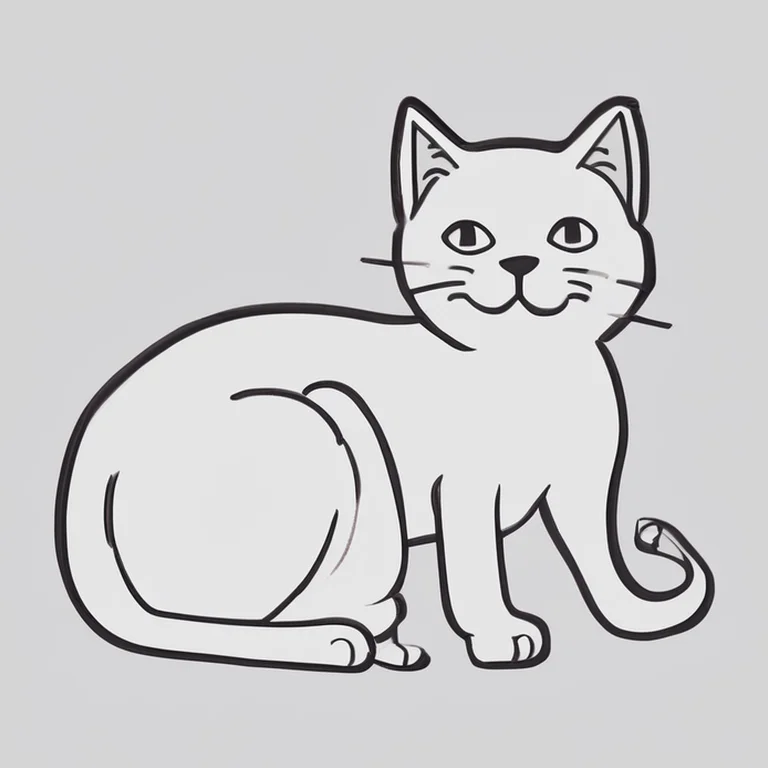
#> input picture e2e8/photo-02-cat-medium/candidate-0.webp, 768 x 768 px
$ python -i strays.py   (imports and definitions only)
#> lines starting #> are read from the running program, lines starting #| are printed output that depends on the picture; after the words box and inside, x2 and y2 are one past the last pixel; in counts of white or black regions, pixels touching at a corner belong together
"""Removes marks that are not part of the subject from a generated drawing, and spots a subject cut off at the
edge. No GPU needed.

SDXL-Lightning often draws more than the subject, and each extra mark would become a stroke the user has to copy
(and on the reference it looks like a mistake). Three kinds are removed, in this order:

1. Background rings: a big circle (or a few arcs of one) drawn behind the subject, like a badge. Each separate
   piece of ink that is a smooth arc of a big circle (radius at least RING_MIN_RADIUS) is fitted with a circle;
   the arc goes, and so does any other ink lying on that circle outside the subject (where the ring touches the
   subject, it joins the subject's own piece of ink).
2. Ground lines: thin, flat dashes under the subject (a floor, a shadow, speed lines under a car).
3. Stray marks: small separate pieces far from the subject (floating dashes, sparkles, specks, a scribble in a
   corner). The subject is every piece holding at least MAIN_SHARE of the ink, plus every piece linked to it
   through gaps of at most NEAR_PX (whiskers, a separate wheel, a dashed outline), plus every piece lying mostly
   inside its outline (eyes, buttons). If what is left is more than MAX_STRAY_SHARE of the ink, the separate
   marks are the drawing itself (stars, rain), and all of them stay.

Everything removed is painted over with the page's own color, including the faint gray edges around it, and so
are faint gray marks with no ink in them lying outside the subject (a pale ring that never got dark enough to be
ink would still show on the reference).
"""

from __future__ import annotations

import numpy as np
from PIL import Image
from scipy import ndimage
from skimage.morphology import convex_hull_image

INK_LEVEL = 128     # gray value below this counts as ink (as in quality.py and frame.py)
DARK_LEVEL = 200    # gray value below this is drawn at all (faint gray marks included); the page is lighter
# Background rings, in 768 x 768 space. Measured on the shipped packs' unused drafts: ring arcs fit a circle to
# within 0.2-3.3% of its radius, with radii of 300-450 px; the subjects' own outlines fit no circle better than 18%.
RING_MIN_RADIUS = 200
RING_MAX_MISFIT = 0.04  # the spread of an arc's distances from its circle, as a share of the radius
RING_MIN_PX = 80        # pieces smaller than this are left to the stray-mark step
RING_BAND_PX = 10       # other marks this close to a ring's circle, outside the subject, are part of the ring
RING_SPARE_PX = 24      # ...but nothing this close to the subject goes (a fox's ear tips poking into the ring)
# Ground lines.
GROUND_MAX_HEIGHT = 14  # px: a flat dash
GROUND_MIN_RATIO = 4    # ...at least this many times wider than tall
GROUND_BELOW = 0.1      # ...starting no higher than this share of the subject's height above its bottom
# Stray marks.
MAIN_SHARE = 0.05       # a connected piece with at least this share of all the ink is part of the subject
NEAR_PX = 16            # pieces with gaps this small between them belong together
INSIDE_SHARE = 0.5      # a piece with at least this share of its ink inside the subject's outline belongs to it
MAX_STRAY_SHARE = 0.15  # strays are small extras: if they add up to more of the ink than this, they are the drawing
# Rings still joined to the subject (has_ring), measured on 240 live drafts: a background ring ends up centered on
# the page (fit_to_page frames everything inside it), with a radius of 290-355 px, and drawn around at least half of
# its circle. A subject's own curves (a cat's back, a turtle's shell) fit big circles that are off center or barely
# drawn around.
RING_ARC_PX = 100       # traced strokes at least this long are tried as arcs of a ring
RING_FIT_RADIUS = 250   # ...whose circle has at least this radius
RING_CENTER_PX = 60     # ...and a center this close to the page's
RING_ON_PX = 6          # strokes this close to the circle lie on it
RING_COVER = 0.5        # the ring is drawn around at least this share of its circle
# Cut off.
EDGE_PX = 6       # ink this close to the image's edge means the subject runs off the page
CUT_OFF_PX = 40   # at least this many ink pixels along the edge: the subject is cut off, not just touching it


def _pieces(ink: np.ndarray) -> tuple[np.ndarray, int, np.ndarray]:
    """(labels, count, sizes): the connected pieces of ink (8-connectivity). sizes[0], the page, is 0."""
    labels, count = ndimage.label(ink, structure=np.ones((3, 3), dtype=int))
    sizes = np.bincount(labels.ravel(), minlength=count + 1)
    sizes[0] = 0
    return labels, count, sizes


def fit_circle(ys: np.ndarray, xs: np.ndarray) -> tuple[float, float, float, float]:
    """(center x, center y, radius, misfit) of the circle through these pixels (Kasa's least-squares fit). misfit
    is the spread of the pixels' distances from the circle as a share of the radius: 0 for a perfect arc."""
    x, y = xs.astype(float), ys.astype(float)
    a = np.c_[x, y, np.ones_like(x)]
    d, e, f = np.linalg.lstsq(a, -(x * x + y * y), rcond=None)[0]
    cx, cy = -d / 2, -e / 2
    radius = float(np.sqrt(max(cx * cx + cy * cy - f, 1e-9)))
    misfit = float(np.std(np.hypot(x - cx, y - cy) - radius) / radius)
    return float(cx), float(cy), radius, misfit


def _ring_marks(ink: np.ndarray, dark: np.ndarray, labels: np.ndarray, sizes: np.ndarray) -> np.ndarray:
    """Step 1: True on the ink (and faint marks) of background rings."""
    main = int(sizes.argmax())
    marks = np.zeros_like(ink)
    circles = []
    for label, box in enumerate(ndimage.find_objects(labels), start=1):
        if box is None or label == main or sizes[label] < RING_MIN_PX:
            continue
        ys, xs = np.nonzero(labels[box] == label)
        cx, cy, radius, misfit = fit_circle(ys + box[0].start, xs + box[1].start)
        if radius >= RING_MIN_RADIUS and misfit <= RING_MAX_MISFIT:
            circles.append((cx, cy, radius))
            marks[box] |= labels[box] == label
    if not circles:
        return marks
    # Ring ink that touches the subject is part of the subject's piece: take what lies on a ring's circle, outside
    # the subject (the convex hull of the subject's piece without the parts of it on a ring, plus a safety margin:
    # parts of the subject on the ring, like ear tips, are outside that hull but close to it).
    yy, xx = np.mgrid[: ink.shape[0], : ink.shape[1]]
    band = np.zeros_like(ink)
    for cx, cy, radius in circles:
        band |= np.abs(np.hypot(xx - cx, yy - cy) - radius) <= RING_BAND_PX
    core = (labels == main) & ~band
    if core.any():
        near_subject = ndimage.distance_transform_edt(~convex_hull_image(core)) <= RING_SPARE_PX
        marks |= dark & band & ~near_subject
    return marks


def _ground_marks(labels: np.ndarray, sizes: np.ndarray) -> np.ndarray:
    """Step 2: True on the ink of flat dashes under the subject."""
    main = int(sizes.argmax())
    rows = np.nonzero((labels == main).any(axis=1))[0]
    top, bottom = rows[0], rows[-1]
    ground = np.zeros(len(sizes), dtype=bool)
    for label, box in enumerate(ndimage.find_objects(labels), start=1):
        if box is None or label == main:
            continue
        height, width = box[0].stop - box[0].start, box[1].stop - box[1].start
        flat = height <= GROUND_MAX_HEIGHT and width >= GROUND_MIN_RATIO * height
        ground[label] = flat and box[0].start >= bottom - GROUND_BELOW * (bottom - top)
    return ground[labels]


def _stray_marks(ink: np.ndarray, labels: np.ndarray, sizes: np.ndarray) -> np.ndarray:
    """Step 3: True on the ink of small pieces far from the subject (or all False: see MAX_STRAY_SHARE)."""
    main = sizes >= MAIN_SHARE * sizes.sum()
    main[int(sizes.argmax())] = True
    main[0] = False
    main_ink = main[labels]
    # Grow every piece by half the gap: pieces closer than NEAR_PX then touch, and the groups that touch the main
    # pieces (directly or through a chain of others) belong to the subject.
    groups, _ = ndimage.label(ndimage.distance_transform_edt(~ink) <= NEAR_PX / 2, structure=np.ones((3, 3), int))
    linked = np.isin(groups, np.unique(groups[main_ink]))
    keep = np.zeros(len(sizes), dtype=bool)
    keep[np.unique(labels[ink & linked])] = True
    inside = np.bincount(labels[ink & convex_hull_image(main_ink)], minlength=len(sizes))
    keep |= inside >= INSIDE_SHARE * sizes
    stray = ~keep & (sizes > 0)
    if sizes[stray].sum() > MAX_STRAY_SHARE * sizes.sum():
        return np.zeros_like(ink)
    return stray[labels]


def remove_strays(image: Image.Image) -> Image.Image:
    """The drawing without background rings, ground lines and stray marks. Returns the image itself when there
    are none."""
    rgb = image.convert("RGB")
    gray = np.asarray(rgb.convert("L"))
    ink, dark = gray < INK_LEVEL, gray < DARK_LEVEL
    labels, count, sizes = _pieces(ink)
    if count < 2:
        return image
    marks = _ring_marks(ink, dark, labels, sizes) | _ground_marks(labels, sizes)
    rest = ink & ~marks
    labels, count, sizes = _pieces(rest)  # strays are judged on what is left without the rings and ground lines
    if count >= 2:
        marks |= _stray_marks(rest, labels, sizes)
    keep = ink & ~marks
    if not keep.any():
        return image
    # Faint marks: each connected patch of anything drawn (ink and the gray around it) goes if it holds no ink that
    # stays and either holds a removed mark or lies mostly outside the subject.
    patches, _ = _pieces(dark)[:2]
    n = int(patches.max()) + 1
    has_keep = np.bincount(patches[keep], minlength=n) > 0
    has_mark = np.bincount(patches[marks], minlength=n) > 0
    outside = np.bincount(patches[dark & ~convex_hull_image(keep)], minlength=n)
    gone = ~has_keep & (has_mark | (outside >= 0.5 * np.bincount(patches[dark], minlength=n)))
    gone[0] = False
    # Paint each mark over with its soft (anti-aliased) edge, but never a pixel right next to ink that stays.
    near_keep = ndimage.binary_dilation(keep, iterations=2)
    erase = gone[patches] | (ndimage.binary_dilation(marks, iterations=2) & ~near_keep)
    if not erase.any():
        return image
    pixels = np.asarray(rgb).copy()
    page = np.median(pixels[~ndimage.binary_dilation(ink, iterations=2)], axis=0)  # the page's own color
    pixels[erase] = page.astype(np.uint8)
    return Image.fromarray(pixels, "RGB")


# [32 lines left out: functions has_ring, is_cut_off, not called in this run]

>>> from PIL import Image
>>> picture = Image.open('../../e2e8/photo-02-cat-medium/candidate-0.webp')
#> picture is the input picture: PIL image 768x768 RGB; mean R, G, B 205.7, 205.3, 206.3
>>> result = remove_strays(picture)
#> in remove_strays, `ink, dark = gray < INK_LEVEL, gray < DARK_LEVEL`:
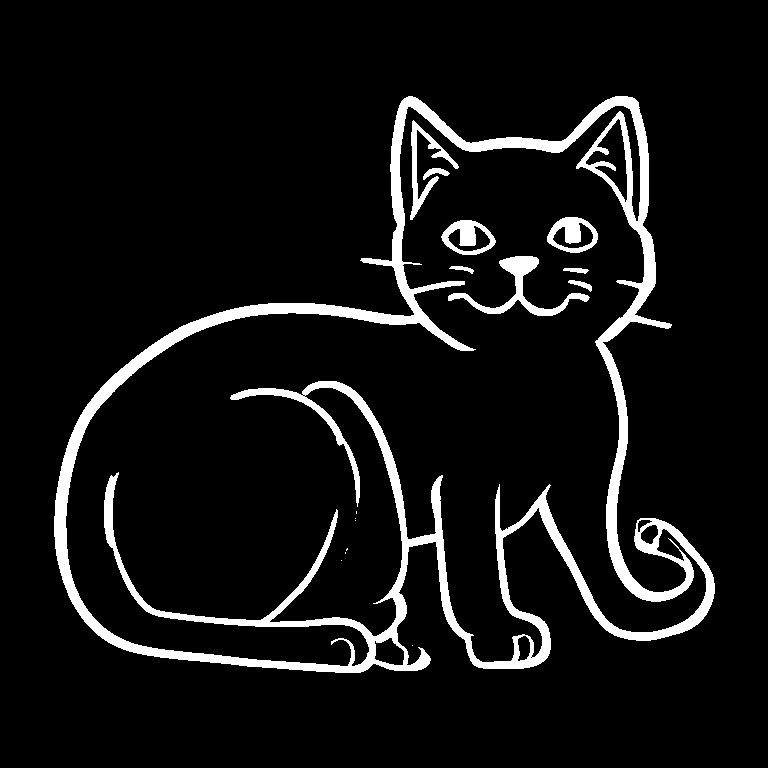
#> ink: shape (768, 768) bool; 7.5% white; 16 white regions (7 under 20 px), largest, box (x1, y1, x2, y2) and area: (54, 96, 715, 673) 39043, (448, 256, 590, 316) 1730, (410, 120, 459, 220) 1052
#> in _pieces, `labels, count = ndimage.label(ink, structure=np.ones((3, 3), dtype=int))`:
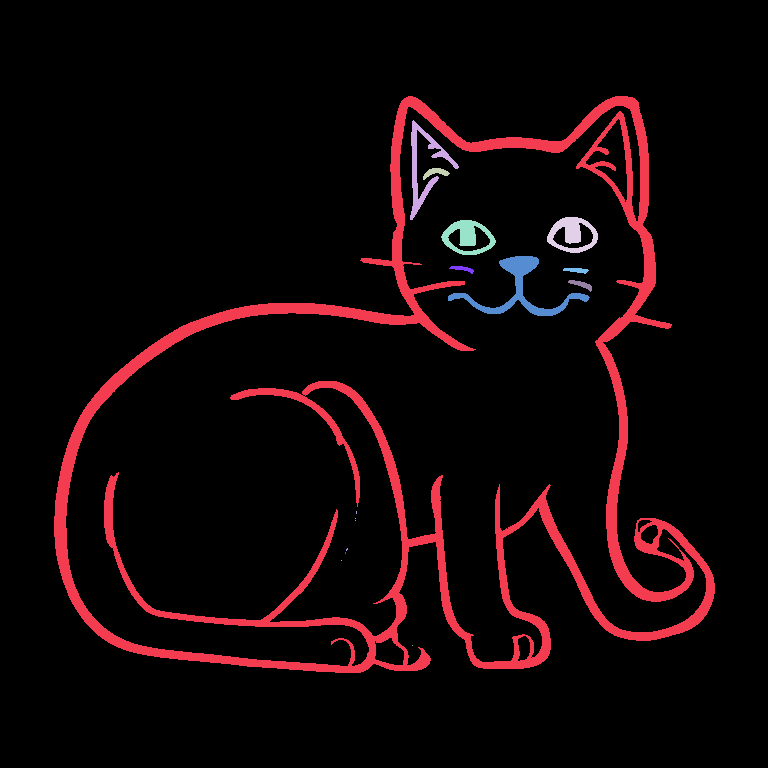
#> labels: shape (768, 768) int32; 17 distinct labels, from 0 to 16; one colour per label, 0 black
#> in _pieces, `labels, count = ndimage.label(ink, structure=np.ones((3, 3), dtype=int))`: count = 16
#> in _pieces, `sizes = np.bincount(labels.ravel(), minlength=count + 1)`: sizes = 17 values, max 545647 at index 0, min 1 at index 11, mean 34695.5
#> in remove_strays, `labels, count, sizes = _pieces(ink)`: count = 16; sizes = 17 values, max 39043 at index 1, min 0 at index 0, mean 2598.6
#> in _ring_marks, `main = int(sizes.argmax())`: main = 1
#> the loop in _ring_marks, `for label, box in enumerate(ndimage.find_objects(labels), start=1):` made 16 passes
#> (d in fit_circle, e in fit_circle, f in fit_circle, cx, cy, radius, misfit) on passes 2 to 9: (-837.3, -336.1, 202679.6, 418.7, 168.1, 29.17, 0.361), (-872.2, -359.3, 222336.5, 436.1, 179.6, 10.85, 0.157), (-1144.4, -471.2, 382675.8, 572.2, 235.6, 16.13, 0.385), (-935.7, -476.5, 275387, 467.9, 238.3, 16.47, 0.395), (-1037, -595.2, 356084.4, 518.5, 297.6, 36.75, 0.444), (-921.1, -551.1, 287929.4, 460.5, 275.6, 10.1, 0.19), (-1150.9, -541.5, 404421.9, 575.5, 270.8, 7.06, 0.471), (-1157.5, -578.1, 418417.3, 578.7, 289.1, 8.94, 0.27)
#> after the loop in _ring_marks, `for label, box in enumerate(ndimage.find_objects(labels), start=1):`: circles = []
#> in _ground_marks, `main = int(sizes.argmax())`: main = 1
#> in _ground_marks, `rows = np.nonzero((labels == main).any(axis=1))[0]`: rows = 577 values from 96 to 672
#> in _ground_marks, `top, bottom = rows[0], rows[-1]`: top = 96; bottom = 672
#> the loop in _ground_marks, `for label, box in enumerate(ndimage.find_objects(labels), start=1):` made 16 passes
#> (height, width, flat) on passes 2 to 9: (100, 49, False), (12, 27, False), (36, 51, False), (35, 55, False), (60, 142, False), (8, 25, False), (6, 26, True), (12, 24, False)
#> in _stray_marks, `groups, _ = ndimage.label(ndimage.distance_transform_edt(~ink) <= NEAR..`:
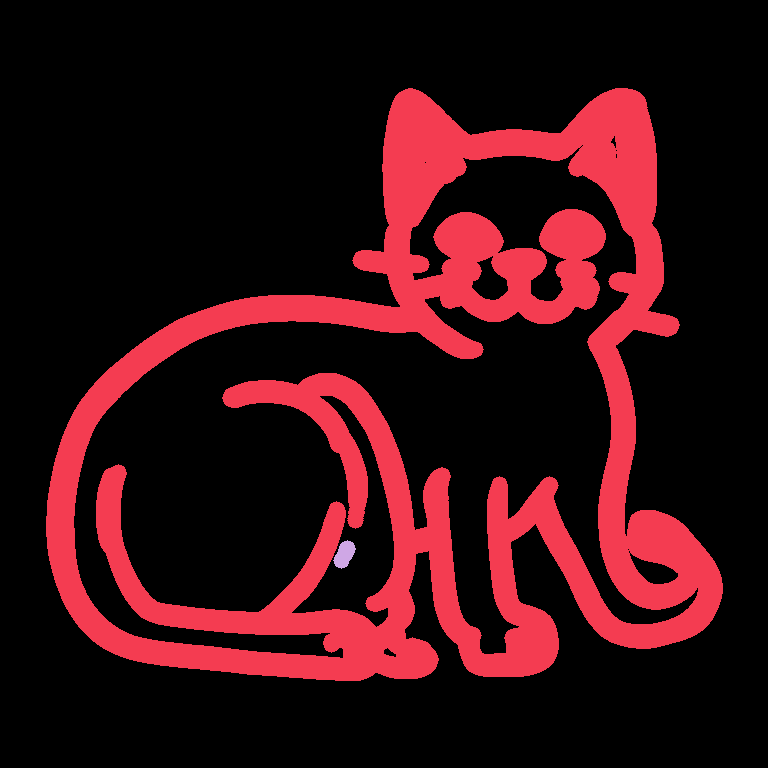
#> groups: shape (768, 768) int32; 3 distinct labels, from 0 to 2; one colour per label, 0 black
#> in _stray_marks, `linked = np.isin(groups, np.unique(groups[main_ink]))`:
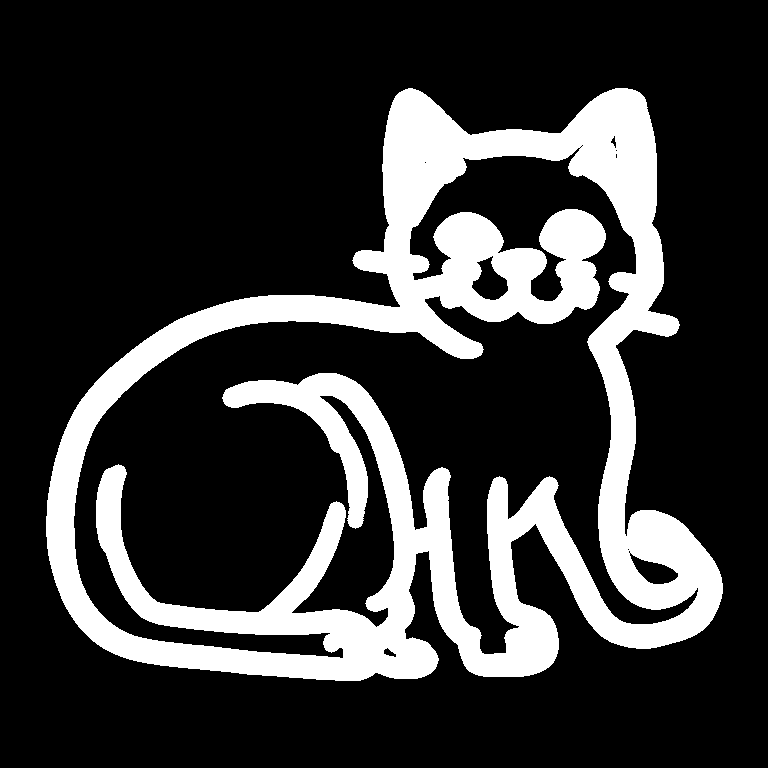
#> linked: shape (768, 768) bool; 21.1% white; 1 white region, box (x1, y1, x2, y2) and area: (46, 88, 723, 681) 124742
#> in _stray_marks, `inside = np.bincount(labels[ink & convex_hull_image(main_ink)], minlen..`: inside has the same summary as sizes in remove_strays
#> in _pieces (call 3), `labels, count = ndimage.label(ink, structure=np.ones((3, 3), dtype=int))`:
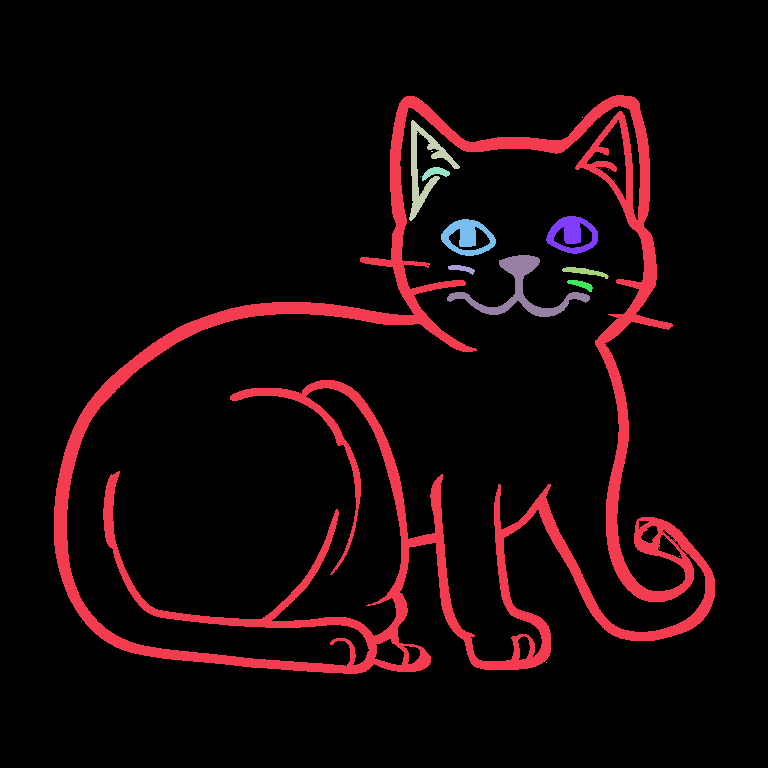
#> labels: shape (768, 768) int32; 16 distinct labels, from 0 to 15; one colour per label, 0 black
#> in _pieces (call 3), `labels, count = ndimage.label(ink, structure=np.ones((3, 3), dtype=int))`: count = 15
#> in _pieces (call 3), `sizes = np.bincount(labels.ravel(), minlength=count + 1)`: sizes = [538643, 45033, 1, 1283, 2, 192, 1, 1089, 1085, 1986, 133, 228, 145, 1, 1, 1]
#> in remove_strays, `n = int(patches.max()) + 1`: n = 16
#> in remove_strays, `has_keep = np.bincount(patches[keep], minlength=n) > 0`: has_keep = [False, True, False, True, False, True, False, True, True, True, True, True, True, False, False, False]
#> in remove_strays, `has_mark = np.bincount(patches[marks], minlength=n) > 0`: has_mark = [False, False, False, False, False, False, False, False, False, False, False, False, False, False, False, False]
#> in remove_strays, `outside = np.bincount(patches[dark & ~convex_hull_image(keep)], minlen..`: outside = [0, 192, 0, 0, 0, 0, 0, 0, 0, 0, 0, 0, 0, 0, 1, 0]
#> in remove_strays, `gone = ~has_keep & (has_mark | (outside >= 0.5 * np.bincount(patches[d..`: gone = [True, False, False, False, False, False, False, False, False, False, False, False, False, False, True, False]
#> in remove_strays, `near_keep = ndimage.binary_dilation(keep, iterations=2)`:
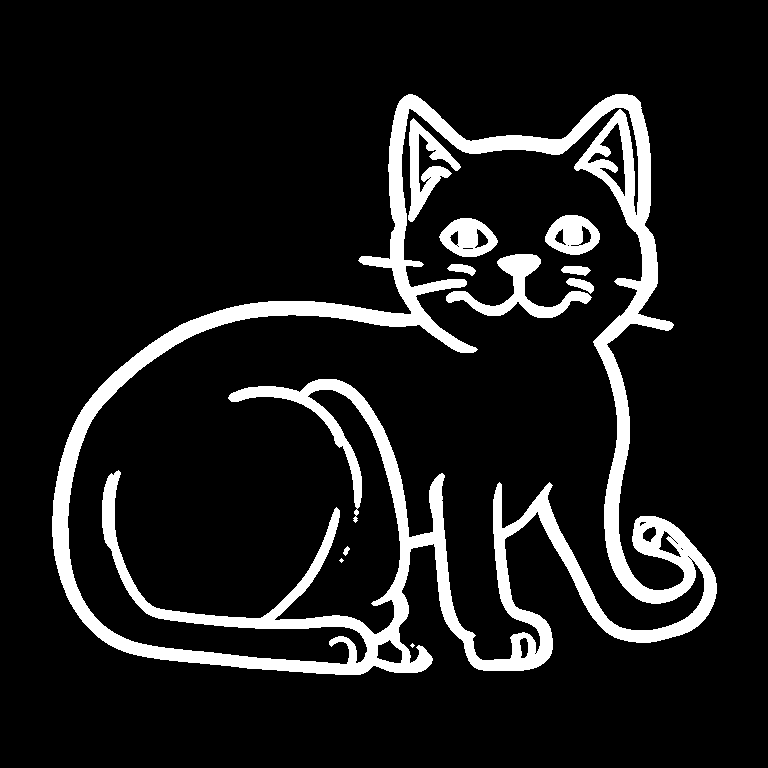
#> near_keep: shape (768, 768) bool; 11% white; 11 white regions (2 under 20 px), largest, box (x1, y1, x2, y2) and area: (52, 94, 717, 675) 56663, (446, 254, 592, 318) 2553, (408, 118, 461, 222) 2040
#> in remove_strays, `erase = gone[patches] | (ndimage.binary_dilation(marks, iterations=2) ..`:
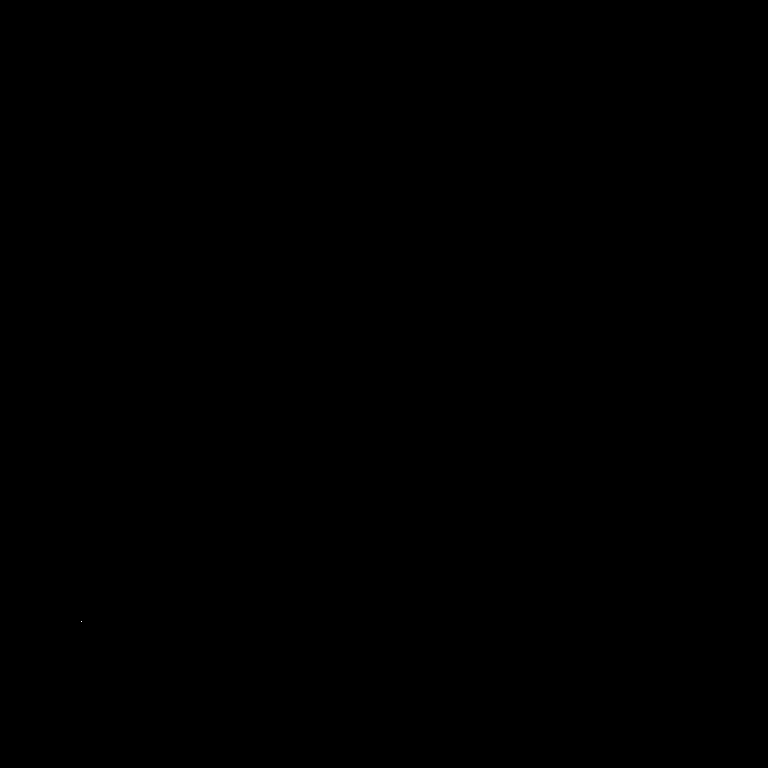
#> erase: shape (768, 768) bool; 0% white in thin lines or dots, all inside (x1, y1, x2, y2) = (81, 621, 82, 622)
#> in remove_strays, `page = np.median(pixels[~ndimage.binary_dilation(ink, iterations=2)], ..`: page = [213, 213, 215]
